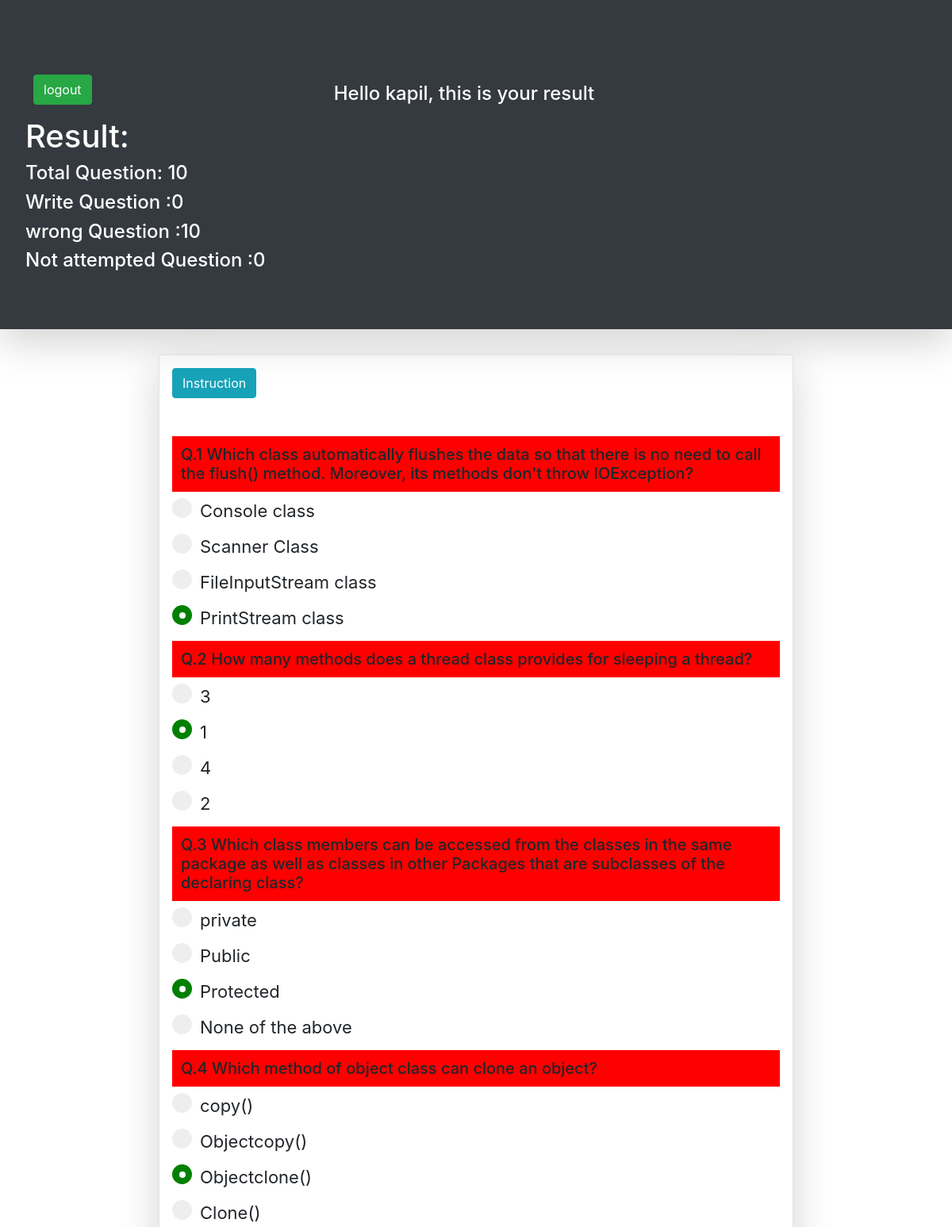
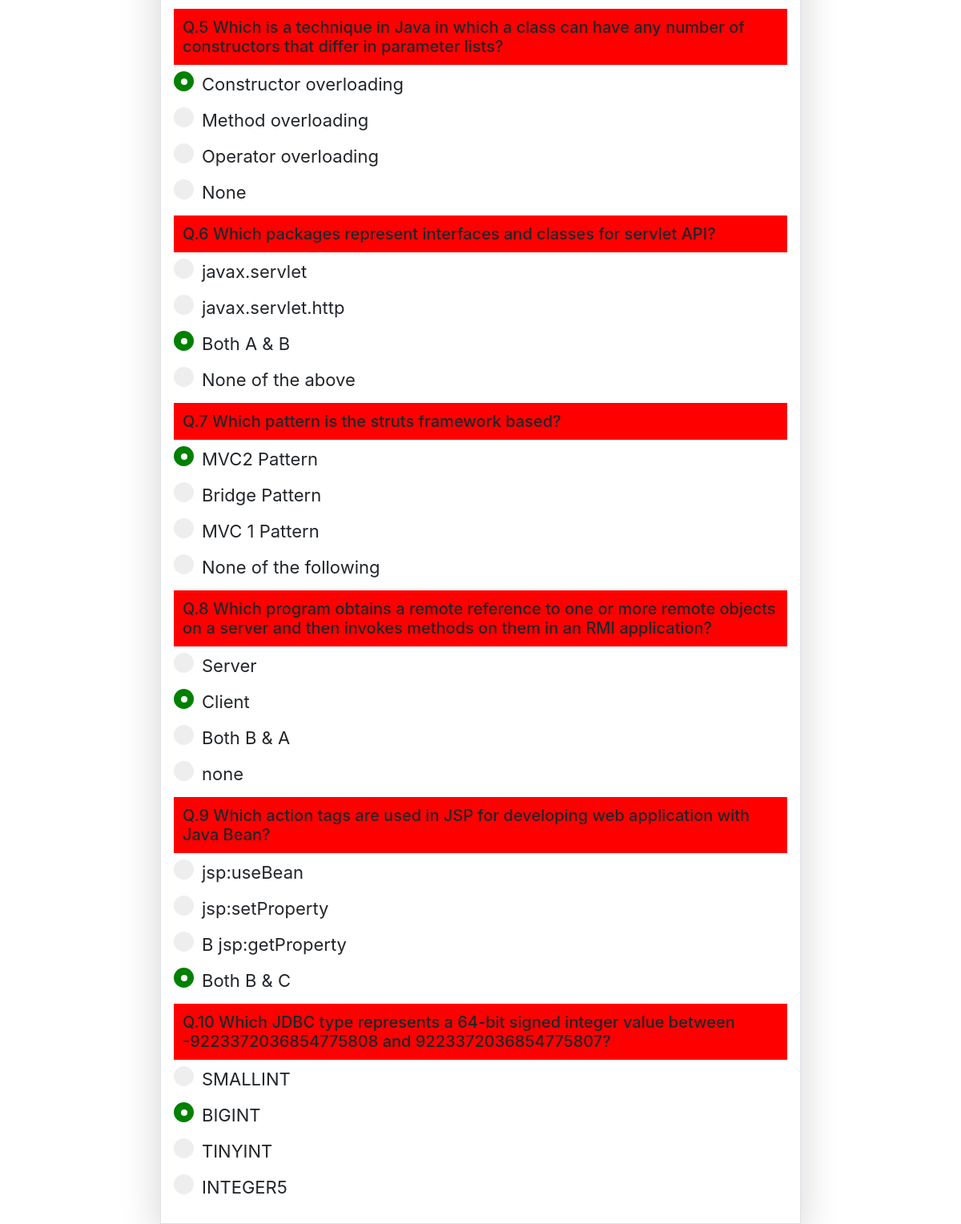
The app's page /result.php (signed in) with its own data (2 pictures, top to bottom).
### tables this page shows
CREATE TABLE `question` (
  `id` int(3) NOT NULL,
  `question` varchar(250) NOT NULL,
  `option1` varchar(250) NOT NULL,
  `option2` varchar(250) NOT NULL,
  `option3` varchar(250) NOT NULL,
  `option4` varchar(250) NOT NULL,
  `answer` int(3) NOT NULL
);

### result.php (the view, shortened to what this page needs)
<?php
$con=mysqli_connect("localhost","root","","webproject") or die("server not found");
$query="select * from question";
$x=mysqli_query($con,$query) or die("wrong query");
$array=mysqli_fetch_array($x);
$email=$_SESSION['login'];
$query1="select * from result where email='$email'";
$z=mysqli_query($con,$query1) or die("wrong result");
$array2=mysqli_fetch_array($z);
$right=0;
$wrong=0;
$notattempt=0;
for($i=1;$i<=10;$i++)
{
if($array2["$i"]==$array['answer'])
		$right++;
	else if($array2["$i"]=="0")
		$notattempt++;
	else if($array2["$i"]!=$array['answer'])
		$wrong++;
$array=mysqli_fetch_array($x);
}
?>
<html>
<head>
  <link rel="stylesheet" href="file/bootstrap-4.2.1-dist/css/bootstrap.min.css">
	</head>
<body>
<div class="container-fluid bg-dark jumbotron shadow-lg text-left bg-dark rounded-0 text-light" style="background-color: black;"  >
<div class="row">
	<div class="col-4">
		<form method="post" action="thank.php">
<input type="submit" name="logout" class="btn btn-success" style="margin-top: 30px;margin-left: 10px;" value="logout">	</input>
</form>
<h1 style="color:white;"> Result:</h1>
<h4 style="color:white">Total Question: 10</h4>
<h4 style="color:white">Write Question :<?php echo $right;?></h4>
<h4 style="color:white">wrong Question :<?php echo "$wrong"?></h4>
<h4 style="color:white">Not attempted Question :<?php echo $notattempt;?></h4>
	</div>
<div class="col-4">
<h4  style="color:white;padding-top:40px;margin-left: px; "> Hello 	<? echo $_SESSION['name'].", ";?>this is your result</h4>
</div>
</div>
</div>
<div class="container col-md-8 p-3 border shadow-lg">
	<button type="button" class="btn btn-info" data-toggle="collapse" data-target="#demo">Instruction</button>
<br><br><br>
	<?php
$query="select * from question";
$x=mysqli_query($con,$query) or die("wrong query");
while($array=mysqli_fetch_array($x))
{	$index=$array['id'];
	?>
	<h5
	<?php  if($array2[$index]!=$array['answer']){ ?>style="background-color: red;padding: 10px;border:1px solid red;" <?php } ?>>Q.<?php echo $array['id']." ".$array['question']; ?> </h5>
	<?php $name=$array['id'];?>
	<label class="container1">
	<input type="radio" disabled id="<?php echo $array['option1'];?>" name='<?php echo "$name"?>'><?php echo $array['option1'];?><br>
	<span class="checkmark"></span>
	</label>
	<label class="container1">
	<input type="radio" disabled id="<?php echo $array['option2'];?>" name='<?php echo "$name"?>'><?php echo $array['option2'];?><br>
	<span class="checkmark"></span>
	</label>
	<label class="container1">
	<input type="radio" disabled id="<?php echo $array['option3'];?>" name='<?php echo "$name"?>'><?php echo $array['option3'];?><br>
	<span class="checkmark"></span>
	</label>
	<label class="container1">
	<input type="radio" disabled id="<?php echo $array['option4'];?>" name='<?php echo "$name"?>'><?php echo $array['option4'];?><br>
		<span class="checkmark"></span>
	</label>
<?php
}
?>
	</div>
</body>
</html>

### result.php (style rules this page uses)
.container1 { display: block; position: relative; padding-left: 35px; margin-bottom: 12px; cursor: pointer; font-size: 22px; -webkit-user-select: none; -moz-user-select: none; -ms-user-select: none; user-select: none; }
.checkmark { position: absolute; top: 0; left: 0; height: 25px; width: 25px; background-color: #eee; border-radius: 50%; }
.container1 input:checked ~ .checkmark { background-color: green; }
.checkmark:after { content: ""; position: absolute; display: none; }
.container input:checked ~ .checkmark:after { display: block; }
.container1 .checkmark:after { top: 9px; left: 9px; width: 8px; height: 8px; border-radius: 50%; background: white; }

### records on screen
question: id "1", question "Which class automatically flushes the data so that there is no need to call the flush() method. Moreover, its methods don't throw IOException?", option1 "Console class", option2 "Scanner Class", option3 "FileInputStream class", option4 "PrintStream class"
question: id "2", question "How many methods does a thread class provides for sleeping a thread?", option1 "3", option2 "1", option3 "4", option4 "2"
question: id "3", question "Which class members can be accessed from the classes in the same package as well as classes in other Packages that are subclasses of the declaring class?", option1 "private", option2 "Public", option3 "Protected", option4 "None of the above"
question: id "4", question "Which method of object class can clone an object?", option1 "copy()", option2 "Objectcopy()", option3 "Objectclone()", option4 "Clone()"
question: id "5", question "Which is a technique in Java in which a class can have any number of constructors that differ in parameter lists?", option1 "Constructor overloading", option2 "Method overloading", option3 "Operator overloading", option4 "None"
question: id "6", question "Which packages represent interfaces and classes for servlet API?", option1 "javax.servlet", option2 "javax.servlet.http", option3 "Both A & B", option4 "None of the above"
question: id "7", question "Which pattern is the struts framework based?", option1 "MVC2 Pattern", option2 "Bridge Pattern", option3 "MVC 1 Pattern", option4 "None of the following"
question: id "8", question "Which program obtains a remote reference to one or more remote objects on a server and then invokes methods on them in an RMI application?", option1 "Server", option2 "Client", option3 "Both B & A", option4 "none"
question: id "9", question "Which action tags are used in JSP for developing web application with Java Bean?", option1 "jsp:useBean", option2 "jsp:setProperty", option3 "B jsp:getProperty", option4 "Both B & C"
question: id "10", question "Which JDBC type represents a 64-bit signed integer value between -9223372036854775808 and 9223372036854775807?", option1 "SMALLINT", option2 "BIGINT", option3 "TINYINT", option4 "INTEGER5"

### other values on screen
$right "0"
$wrong "10"
$notattempt "0"
$_SESSION['name'] "kapil"
